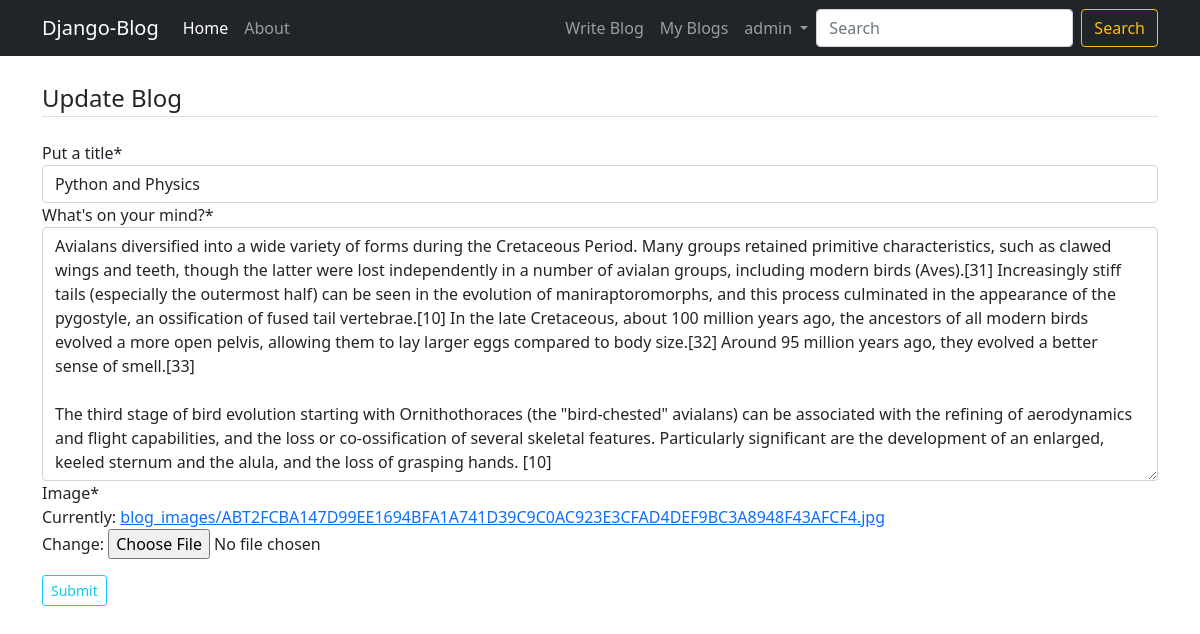
The page /blog_edit/14/ (signed in) on the database its author committed.
### App_Blog/models.py (models this page shows, shortened)
class Blog(models.Model):
    author       = models.ForeignKey(User, on_delete=models.CASCADE, related_name='post_author')
    title        = models.CharField(max_length=264, verbose_name='Put a title')
    slug         = models.SlugField(max_length=264, unique=True)
    content      = models.TextField(verbose_name="What's on your mind?")
    blog_image   = models.ImageField(upload_to='blog_images', verbose_name='Image')
    publish_date = models.DateTimeField(auto_now_add=True)
    update_date  = models.DateTimeField(auto_now=True)
    class Meta:
        ordering = ['-publish_date']

### App_Blog/views.py (the view, shortened to what this page needs)
# urls.py: path('blog_edit/<int:pk>/', UpdateBlog.as_view(), name='blog-edit'),
class UpdateBlog(LoginRequiredMixin, UpdateView):
    model  = Blog
    fields = ['title', 'content', 'blog_image']
    template_name = 'App_Blog/blog_edit.html'

### App_Blog/templates/App_Blog/blog_edit.html (shortened to what this page needs)
{% extends 'App_Blog/base.html' %}
{% load crispy_forms_tags %}
{% block content %}
{% if blog.author == user %}
<form method="POST" enctype="multipart/form-data">
    <fieldset class="form-group">
        <legend class="border-bottom mb-4">Update Blog</legend>
        {{ form|crispy }}
    </fieldset>
    <div class="form-group mt-3 mb-3">
        <button class="btn btn-outline-info btn-sm" type="submit"> Submit </button>
    </div>
</form>
{% else %}
<h3>You are not allowed buddy....</h3>
{% endif %}
{% endblock content %}

### App_Blog/templates/App_Blog/navber.html (shortened to what this page needs)
<nav class="navbar navbar-expand-lg navbar-dark bg-dark">
    <div class="container">
      <a class="navbar-brand" href="{% url 'App_Blog:blog-home'%}">Django-Blog</a>
      <div class="collapse navbar-collapse" id="navbarSupportedContent">
        <ul class="navbar-nav me-auto">
          <li class="nav-item">
            <a class="nav-link active" aria-current="page" href="{% url 'App_Blog:blog-home'%}">Home</a>
          </li>
          <li class="nav-item">
            <a class="nav-link" href="#">About</a>
          </li>
        </ul>
        <ul class="navbar-nav ms-auto">
          {% if user.is_authenticated %}
          <li class="nav-item">
            <a class="nav-link" aria-current="page" href="{% url 'App_Blog:blog-create'%}">Write Blog</a>
          </li>
          <li class="nav-item">
            <a class="nav-link" aria-current="page" href="{% url 'App_Blog:my-blogs'%}">My Blogs</a>
          </li>
          <li class="nav-item dropdown">
            <a class="nav-link dropdown-toggle" href="#" id="navbarDropdown" role="button" data-toggle="dropdown" aria-haspopup="true" aria-expanded="false">
              {{user.username}}
            </a>
          </li>
          {% endif %}
        </ul>
        <form class="d-flex">
          <input class="form-control me-2" type="search" placeholder="Search" aria-label="Search">
          <button class="btn btn-outline-warning" type="submit">Search</button>
        </form>
      </div>
    </div>
  </nav>

### App_Login/static/App_Login/css/main.css (style rules this page uses)
body { background-color: #f9f9fa }

### App_Blog/static/App_Blog/css/main.css (style rules this page uses)
body { background: #fafafa; color: #333333; }
ul { margin: 0; }

### rows shown on the page
Blog: title "Python and Physics", content "Avialans diversified into a wide variety of forms during the Cretaceous Period. Many groups retained primitive characteristics, such as clawed wings and teeth, though the latter were lost independently in a number of avialan groups, including modern birds (Aves).[31] Increasingly stiff tails (especially the outermost half) can be seen in the evolution of maniraptoromorphs, and this process culminated in the appearance of the pygostyle, an ossification of fused tail vertebrae.[10] In the late Cretaceous, about 100 million years ago, the ancestors of all modern birds evolved a more open pelvis, allowing them to lay larger eggs compared to body size.[32] Around 95 million years ago, they…"

### other values the page prints
{{ user.username }} "admin"
